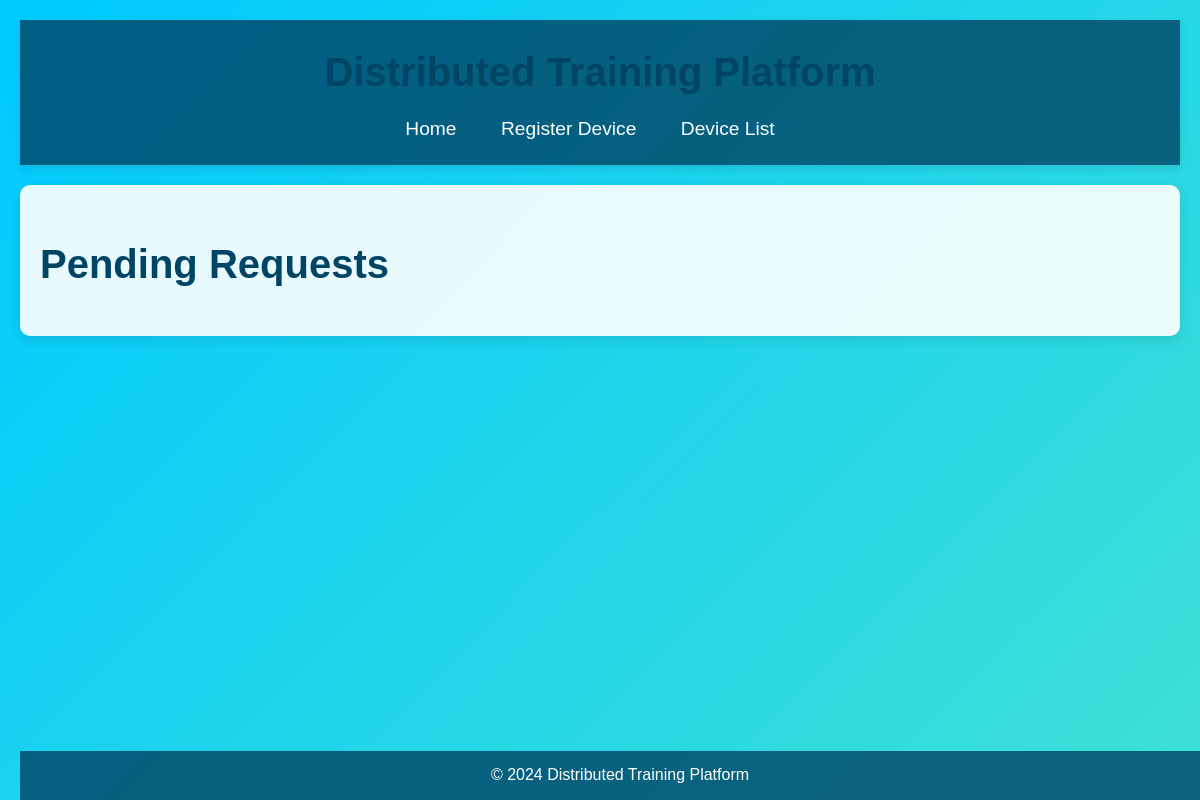
The page /notification/ on the database as committed earlier.
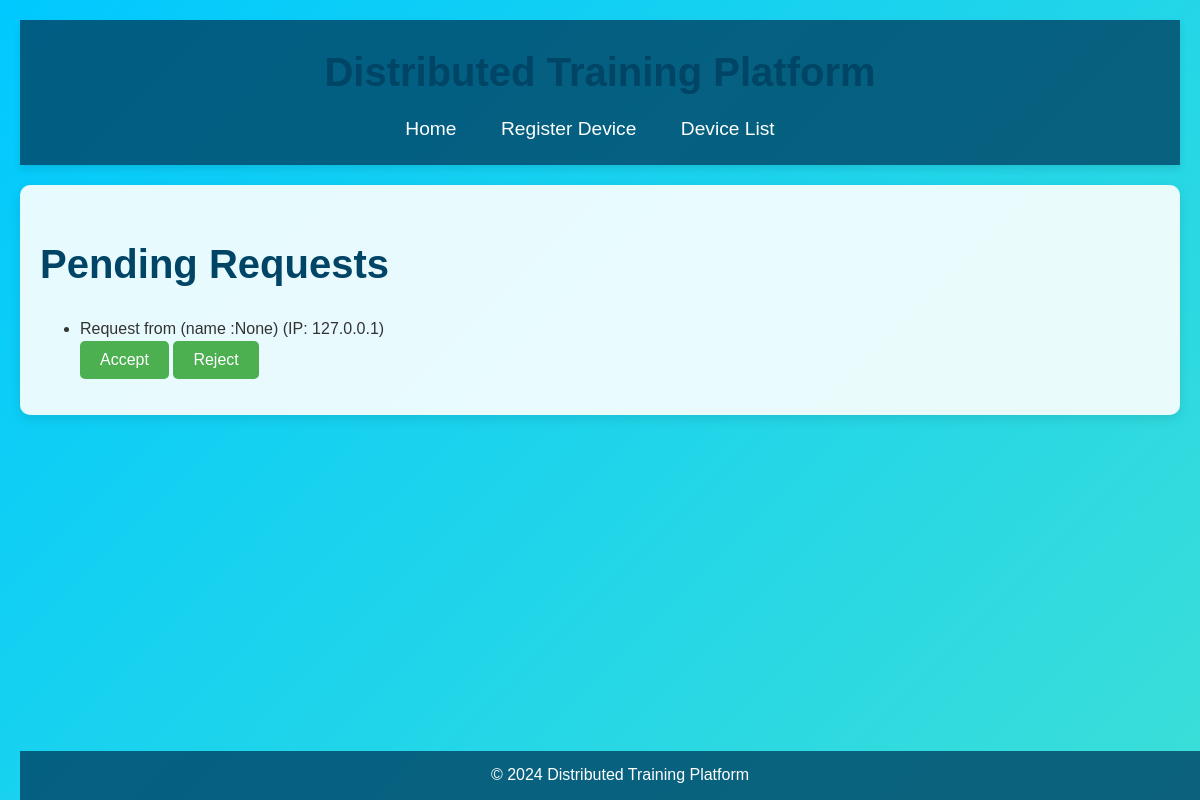
The same page on the database as committed later.
### device/models.py (models this page shows, shortened)
class ConnectionRequest(models.Model):
    sender = models.ForeignKey(Device, related_name='sent_requests', null=True, on_delete=models.CASCADE)
    device = models.ForeignKey(Device, on_delete=models.CASCADE)
    timestamp = models.DateTimeField(auto_now_add=True)
    ip_address = models.GenericIPAddressField()
    status = models.CharField(max_length=20, default='PENDING')
    created_at = models.DateTimeField(null=True)

### device/views.py (the view)
# urls.py: path('notification/', views.view_notifications, name='notification_page'),
def view_notifications(request):
    pending_requests = ConnectionRequest.objects.filter(status='PENDING')
    return render(request, 'device/notification.html', {'pending_requests': pending_requests})

### device/templates/device/notification.html (shortened to what this page needs)
{% extends 'base.html' %}
{% block content %}
<h1>Pending Requests</h1>
<ul>
  {% for request in pending_requests %}
    <li>
      Request from (name :{{ request.sender}}) (IP: {{ request.ip_address }})
      <form method="POST" action="{% url 'device:handle_connection_request' request.id %}">
        <button type="submit" name="action" value="accept">Accept</button>
        <button type="submit" name="action" value="reject">Reject</button>
      </form>
    </li>
  {% endfor %}
</ul>
{% endblock %}

Rows that differ between the two databases and show on the page:
added ConnectionRequest: sender "None", ip_address "127.0.0.1"
